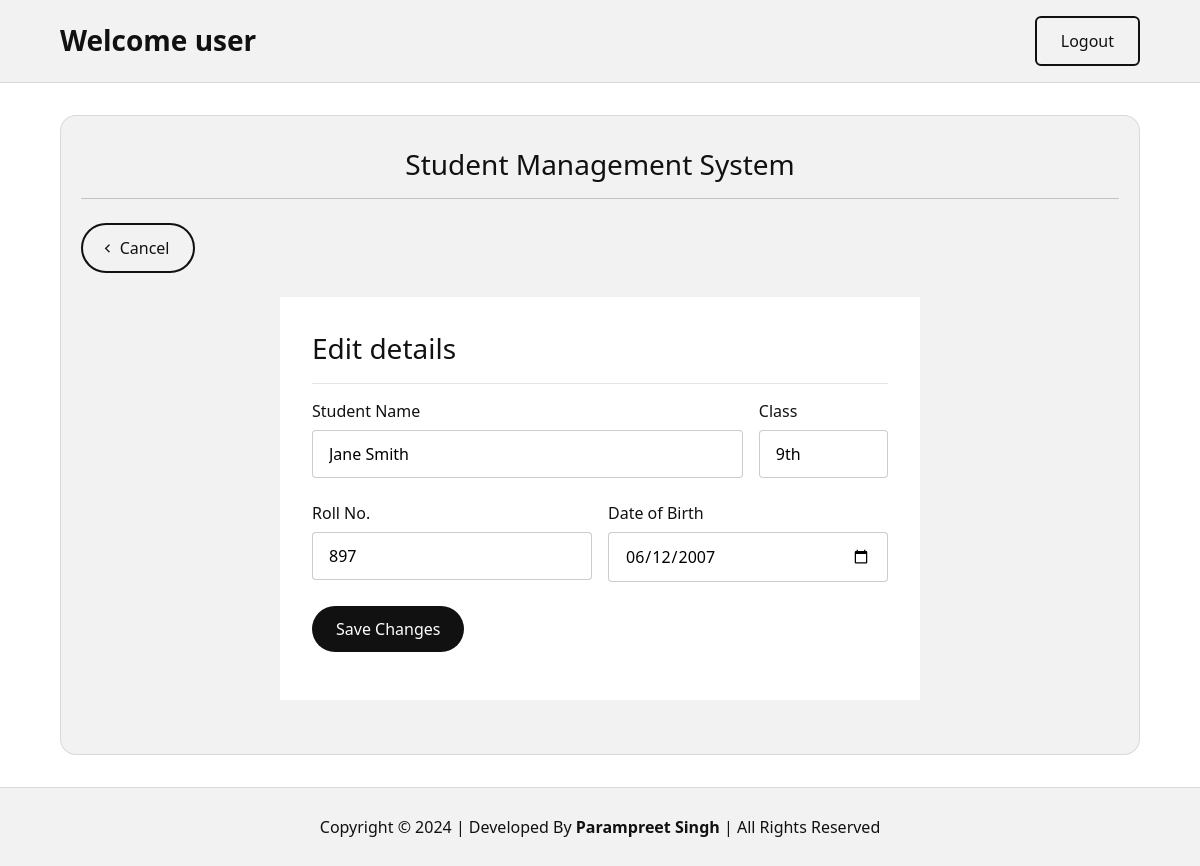
/editPage.php?id=1 (signed in), run on the app's committed database.
### tables this page shows
CREATE TABLE `student_details` (
  `student_id` int(11) NOT NULL,
  `student_name` varchar(50) NOT NULL,
  `student_class` varchar(20) NOT NULL,
  `student_rollno` int(10) NOT NULL,
  `student_dob` date NOT NULL
);

### editPage.php (the view, shortened to what this page needs)
<?php
if (isset($_SESSION['username']) && $_SESSION['email']) {
    ?>
    <!DOCTYPE html>
    <html lang="en">
    <head>
        <link rel="stylesheet" href="css/style.css">
        <link href="https://cdn.jsdelivr.net/npm/remixicon@4.1.0/fonts/remixicon.css" rel="stylesheet" />
    </head>
    <body>
        <header>
            <div class="container">
                <nav>
                    <div class="welcome-user">
                        Welcome user
                    </div>
                    <a href="" class="logout-btn">Logout</a>
                </nav>
            </div>
        </header>
        <div class="container">
            <main>
                <h1 class="main-heading"><a class="homepage-link" href="/webguruz/">Student Management System</a></h1>
                <div class="addnew-wrapper">
                    <a href="index.php" class="btn go-back-btn"> <span><i class="ri-arrow-left-s-line"></i></span>
                        Cancel</a>
                </div>
                <?php
                if (isset($_GET['id'])) {
                    $id = $_GET['id'];
                    require("__php/__connection.php");
                    $selectOne = "SELECT * FROM student_details WHERE student_id = '{$id}'";
                    $resultOne = mysqli_query($conn, $selectOne);
                    $outputOne = mysqli_fetch_assoc($resultOne);
                }
                ?>
                <div class="student-form-wrapper">
                    <h2 class="form-title">Edit details</h2>
                    <form action="__php/__update.php" method="post">
                        <div class="form-group-wrapper">
                            <div class="form-group student-name">
                                <label for="name" class="form-label">Student Name</label>
                                <input type="text" id="name" name="studentNameUpdated" class="form-control"
                                    placeholder="Student name" value="<?php echo $outputOne['student_name']; ?>">
                            </div>
                            <div class="form-group student-class">
                                <label for="class" class="form-label">Class</label>
                                <input type="text" id="class" name="studentClassUpdated" class="form-control"
                                    placeholder="10th" value="<?php echo $outputOne['student_class']; ?>">
                            </div>
                        </div>
                        <div class="form-group-wrapper">
                            <div class="form-group student-rollno">
                                <label for="rollno" class="form-label">Roll No.</label>
                                <input type="text" id="rollno" name="studentRollnoUpdated" class="form-control"
                                    placeholder="123" value="<?php echo $outputOne['student_rollno']; ?>">
                            </div>
                            <div class="form-group student-dob">
                                <label for="dob" class="form-label">Date of Birth</label>
                                <input type="date" id="dob" name="studentDobUpdated" class="form-control"
                                    value="<?php echo $outputOne['student_dob']; ?>">
                            </div>
                        </div>
                        <div class="form-group">
                            <button type="submit" class="btn save-changes-btn" name="saveChangesBtn"
                                value="saveChanges">Save Changes</button>
                        </div>
                    </form>
                </div>
            </main>
        </div>
        <footer>
            Copyright © 2024 | Developed By <strong>Parampreet Singh</strong> | All Rights Reserved
        </footer>
    </body>
    </html>
    <?php
} else {
    header("location:/webguruz/loginPage.php");
}
?>

### css/style.css (style rules this page uses)
* { margin: 0; padding: 0; box-sizing: border-box; }
body { font-family: poppins, system-ui; color: #111111; }
.container { width: 90%; max-width: 80rem; margin: 0 auto; }
nav { display: flex; justify-content: space-between; align-items: center; }
header { padding: 1rem 0; background-color: #f2f2f2; border-bottom: 1px solid rgba(0, 0, 0, 0.1); }
.logout-btn { display: inline-block; text-decoration: none; color: inherit; border: 2px solid #111111; padding: 0.75em 1.5em; border-radius: 6px; font-weight: 500; transition: background-color 150ms ease-in-out; }
.welcome-user { font-size: clamp(1.5em, 3vw, 1.75em); font-weight: 600; line-height: 1.2; }
button, input { font-family: inherit; font-size: inherit; }
.form-group { margin-bottom: 1rem; }
.form-label { display: inline-block; margin-bottom: 0.5rem; }
.form-control { display: block; width: 100%; padding: 0.75em 1em; border-radius: 0.25rem; border: 1px solid rgba(0, 0, 0, 0.2); transition: outline 50ms ease-in-out; }
main { padding: 1rem 1.25rem; background-color: #f2f2f2; border-radius: 1rem; margin-top: 2rem; min-height: 80vh; border: 1px solid rgba(0, 0, 0, 0.1); }
.homepage-link { text-decoration: none; color: inherit; }
.main-heading { font-size: 1.75rem; font-weight: 500; margin-top: 1rem; margin-bottom: 1rem; padding-bottom: 1rem; border-bottom: 1px solid rgba(0, 0, 0, 0.2); text-align: center; line-height: 1.2; }
.addnew-wrapper { display: flex; justify-content: space-between; align-items: center; margin: 1.5rem 0; }
.save-changes-btn, .new-student-btn, .go-back-btn { display: inline-block; text-decoration: none; color: #ffffff; padding-top: 0.75em; padding-bottom: 0.75em; padding-right: 1.5em; padding-left: 1em; border-radius: 1000px; background-color: #111111; display: flex; align-items: center; gap: 0.25em; cursor: pointer; min-width: fit-content; font-weight: 500; border: none; }
.save-changes-btn { padding: 0.75em 1.5em; }
.go-back-btn { color: #111111; background-color: transparent; border: 2px solid #111111; }
.student-form-wrapper { padding: 2rem; width: 90%; max-width: 40rem; margin: auto; background-color: white; }
.form-group-wrapper { display: flex; gap: 1rem; }
.student-name { width: 100%; }
.student-class { width: 30%; }
.student-rollno, .student-dob { width: 100%; }
.form-group-wrapper .form-group { margin-bottom: 1.5rem; }
.form-title { font-weight: 500; margin-bottom: 1rem; font-size: 1.75em; padding-bottom: 1rem; border-bottom: 1px solid rgba(0, 0, 0, 0.1); }
footer { text-align: center; padding: 1.75rem; border-top: 1px solid rgba(0, 0, 0, 0.1); background-color: #f2f2f2; margin-top: 2rem; font-size: clamp(0.75rem, 2vw, 1rem); }

### data on the page
student_details: studentNameUpdated "Jane Smith", studentClassUpdated "9th", studentRollnoUpdated "897", studentDobUpdated "06/12/2007"
